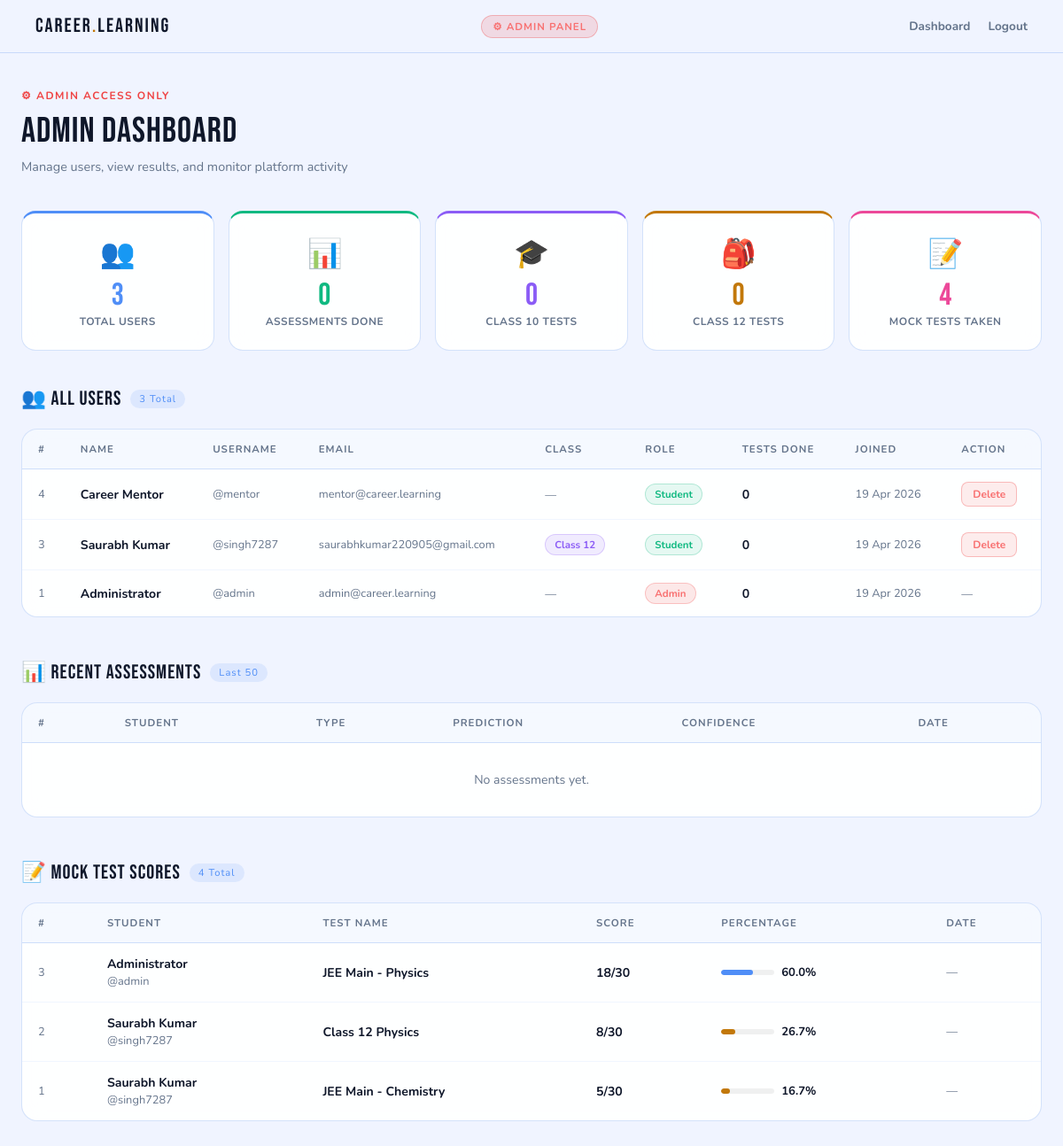
The page /admin (signed in) on the database its author committed.
### tables this page shows
CREATE TABLE users (
        id            INTEGER PRIMARY KEY AUTOINCREMENT,
        fullname      TEXT    NOT NULL,
        username      TEXT    UNIQUE NOT NULL,
        email         TEXT    UNIQUE NOT NULL,
        password      TEXT    NOT NULL,
        student_class TEXT,
        is_admin      INTEGER DEFAULT 0,
        is_mentor     INTEGER DEFAULT 0,
        created_at    TIMESTAMP DEFAULT CURRENT_TIMESTAMP
    , phone TEXT);

CREATE TABLE test_attempts (
        id                  INTEGER PRIMARY KEY AUTOINCREMENT,
        user_id             INTEGER NOT NULL,
        mock_test_id        INTEGER NOT NULL,
        score               INTEGER,
        total_questions     INTEGER,
        percentage          REAL,
        answers_json        TEXT,
        attempted_at        TIMESTAMP DEFAULT CURRENT_TIMESTAMP,
        FOREIGN KEY(user_id) REFERENCES users(id) ON DELETE CASCADE,
        FOREIGN KEY(mock_test_id) REFERENCES mock_tests(id) ON DELETE CASCADE
    );

CREATE TABLE mock_tests (
        id                  INTEGER PRIMARY KEY AUTOINCREMENT,
        title               TEXT NOT NULL,
        description         TEXT,
        subject             TEXT NOT NULL,
        exam_type           TEXT,
        total_questions     INTEGER NOT NULL,
        duration            INTEGER,
        difficulty_level    TEXT DEFAULT 'Medium',
        created_at          TIMESTAMP DEFAULT CURRENT_TIMESTAMP
    );

### admin.py (the view)
@admin.route('/admin')
@admin_required
def admin_panel():
    conn = get_db()
    users_raw = conn.execute("""
        SELECT u.*, COUNT(r.id) as result_count
        FROM users u
        LEFT JOIN results r ON r.user_id = u.id
        GROUP BY u.id
        ORDER BY u.created_at DESC
    """).fetchall()
    results_raw = conn.execute("""
        SELECT r.*, u.fullname, u.username
        FROM results r
        JOIN users u ON u.id = r.user_id
        ORDER BY r.created_at DESC
        LIMIT 50
    """).fetchall()
    test_attempts_raw = conn.execute("""
        SELECT ta.*, u.fullname, u.username, mt.title as test_title
        FROM test_attempts ta
        JOIN users u ON u.id = ta.user_id
        JOIN mock_tests mt ON mt.id = ta.mock_test_id
        ORDER BY ta.attempted_at DESC
        LIMIT 50
    """).fetchall()
    total_users   = conn.execute("SELECT COUNT(*) FROM users").fetchone()[0]
    total_results = conn.execute("SELECT COUNT(*) FROM results").fetchone()[0]
    total_tests   = conn.execute("SELECT COUNT(*) FROM test_attempts").fetchone()[0]
    tenth_count   = conn.execute("SELECT COUNT(*) FROM results WHERE result_type='10th'").fetchone()[0]
    twelfth_count = conn.execute("SELECT COUNT(*) FROM results WHERE result_type='12th'").fetchone()[0]
    top_raw = conn.execute("""
        SELECT prediction, COUNT(*) as cnt FROM results
        GROUP BY prediction ORDER BY cnt DESC LIMIT 6
    """).fetchall()
    top_predictions = [(r['prediction'], r['cnt']) for r in top_raw]
    users = []
    for u in users_raw:
        u = dict(u)
        if isinstance(u.get('created_at'), str):
            try:    u['created_at'] = datetime.strptime(u['created_at'], '%Y-%m-%d %H:%M:%S')
            except: u['created_at'] = None
        users.append(type('User', (), u)())
    results = []
    for r in results_raw:
        r = dict(r)
        if isinstance(r.get('created_at'), str):
            try:    r['created_at'] = datetime.strptime(r['created_at'], '%Y-%m-%d %H:%M:%S')
            except: r['created_at'] = None
        results.append(type('Result', (), r)())
    test_attempts = []
    for ta in test_attempts_raw:
        ta = dict(ta)
        if isinstance(ta.get('attempted_at'), str):
            try:    ta['attempted_at'] = datetime.strptime(ta['attempted_at'], '%Y-%m-%d %H:%M:%S')
            except: ta['attempted_at'] = None
        test_attempts.append(type('TestAttempt', (), ta)())
    conn.close()
    return render_template('admin.html',
        users=users, results=results, test_attempts=test_attempts,
        total_users=total_users, total_results=total_results, total_tests=total_tests,
        tenth_count=tenth_count, twelfth_count=twelfth_count,
        top_predictions=top_predictions
    )

### database.py (called while the page is built)
def get_db():
    conn = sqlite3.connect(DB_PATH)
    conn.row_factory = sqlite3.Row
    return conn

### templates/admin.html (shortened to what this page needs)
<!DOCTYPE html>
<html lang="en">
<head>
</head>
<body>
  <nav>
    <a class="logo" href="/">Career<span>.</span>learning</a>
    <span class="admin-badge">⚙ ADMIN PANEL</span>
    <div class="nav-right">
      <a href="/dashboard">Dashboard</a>
      <a href="/logout">Logout</a>
    </div>
  </nav>
  <main>
    <div class="page-head">
      <div class="page-tag">⚙ Admin Access Only</div>
      <div class="page-title">ADMIN DASHBOARD</div>
      <div class="page-sub">Manage users, view results, and monitor platform activity</div>
    </div>
    <div class="stats-grid">
      <div class="stat-card s1">
        <div class="stat-icon">👥</div>
        <div class="stat-num" style="color:var(--primary)">{{ total_users }}</div>
        <div class="stat-label">Total Users</div>
      </div>
      <div class="stat-card s2">
        <div class="stat-icon">📊</div>
        <div class="stat-num" style="color:var(--green)">{{ total_results }}</div>
        <div class="stat-label">Assessments Done</div>
      </div>
      <div class="stat-card s3">
        <div class="stat-icon">🎓</div>
        <div class="stat-num" style="color:var(--violet)">{{ tenth_count }}</div>
        <div class="stat-label">Class 10 Tests</div>
      </div>
      <div class="stat-card s4">
        <div class="stat-icon">🎒</div>
        <div class="stat-num" style="color:var(--gold)">{{ twelfth_count }}</div>
        <div class="stat-label">Class 12 Tests</div>
      </div>
      <div class="stat-card s5">
        <div class="stat-icon">📝</div>
        <div class="stat-num" style="color:var(--pink)">{{ total_tests }}</div>
        <div class="stat-label">Mock Tests Taken</div>
      </div>
    </div>
    <div class="section">
      <div class="section-title">👥 All Users <span class="badge">{{ total_users }} Total</span></div>
      <div class="table-wrap">
        <table>
          <thead>
            <tr>
              <th>#</th>
              <th>Name</th>
              <th>Username</th>
              <th>Email</th>
              <th>Class</th>
              <th>Role</th>
              <th>Tests Done</th>
              <th>Joined</th>
              <th>Action</th>
            </tr>
          </thead>
          <tbody>
            {% for user in users %}
            <tr>
              <td class="td-muted">{{ user.id }}</td>
              <td><strong>{{ user.fullname }}</strong></td>
              <td class="td-muted">@{{ user.username }}</td>
              <td class="td-muted">{{ user.email }}</td>
              <td>
                {% if user.student_class %}
                  <span class="chip chip-{{ user.student_class }}">Class {{ user.student_class }}</span>
                {% else %}
                  <span class="td-muted">—</span>
                {% endif %}
              </td>
              <td>
                {% if user.is_admin %}
                  <span class="chip chip-admin">Admin</span>
                {% else %}
                  <span class="chip chip-user">Student</span>
                {% endif %}
              </td>
              <td><strong>{{ user.result_count }}</strong></td>
              <td class="td-muted">{{ user.created_at.strftime('%d %b %Y') if user.created_at else '—' }}</td>
              <td>
                {% if not user.is_admin %}
                <form action="/admin/delete-user/{{ user.id }}" method="POST"
                      onsubmit="return confirm('Delete {{ user.fullname }}? This cannot be undone.')">
                  <button type="submit" class="btn-del">Delete</button>
                </form>
                {% else %}
                  <span class="td-muted">—</span>
                {% endif %}
              </td>
            </tr>
            {% else %}
            <tr><td colspan="9" style="text-align:center;color:var(--muted);padding:32px">No users yet.</td></tr>
            {% endfor %}
          </tbody>
        </table>
      </div>
    </div>
    <div class="section">
      <div class="section-title">📊 Recent Assessments <span class="badge">Last 50</span></div>
      <div class="table-wrap">
        <table>
          <thead>
            <tr>
              <th>#</th>
              <th>Student</th>
              <th>Type</th>
              <th>Prediction</th>
              <th>Confidence</th>
              <th>Date</th>
            </tr>
          </thead>
          <tbody>
            {% for r in results %}
            <tr>
              <td class="td-muted">{{ r.id }}</td>
              <td>
                <strong>{{ r.fullname }}</strong><br>
                <span class="td-muted">@{{ r.username }}</span>
              </td>
              <td>
                <span class="chip chip-{{ r.result_type.replace('th','') }}">
                  Class {{ r.result_type }}
                </span>
              </td>
              <td><strong>{{ r.prediction }}</strong></td>
              <td>
                <div class="conf-bar">
                  <div class="conf-track">
                    <div class="conf-fill" style="width:{{ r.confidence }}%;background:{% if r.confidence >= 75 %}var(--green){% elif r.confidence >= 55 %}var(--primary){% else %}var(--gold){% endif %}"></div>
                  </div>
                  <span style="font-size:0.82rem;font-weight:700">{{ r.confidence }}%</span>
                </div>
              </td>
              <td class="td-muted">{{ r.created_at.strftime('%d %b %Y, %H:%M') if r.created_at else '—' }}</td>
            </tr>
            {% else %}
            <tr><td colspan="6" style="text-align:center;color:var(--muted);padding:32px">No assessments yet.</td></tr>
            {% endfor %}
          </tbody>
        </table>
      </div>
    </div>
    {% if test_attempts %}
    <div class="section">
      <div class="section-title">📝 Mock Test Scores <span class="badge">{{ total_tests }} Total</span></div>
      <div class="table-wrap">
        <table>
          <thead>
            <tr>
              <th>#</th>
              <th>Student</th>
              <th>Test Name</th>
              <th>Score</th>
              <th>Percentage</th>
              <th>Date</th>
            </tr>
          </thead>
          <tbody>
            {% for ta in test_attempts %}
            <tr>
              <td class="td-muted">{{ ta.id }}</td>
              <td>
                <strong>{{ ta.fullname }}</strong><br>
                <span class="td-muted">@{{ ta.username }}</span>
              </td>
              <td><strong>{{ ta.test_title }}</strong></td>
              <td><strong>{{ ta.score }}/{{ ta.total_questions }}</strong></td>
              <td>
                <div style="display:flex;align-items:center;gap:8px">
                  <div style="width:60px;height:6px;background:rgba(0,0,0,0.06);border-radius:6px;overflow:hidden">
                    <div style="height:100%;border-radius:6px;width:{{ ta.percentage }}%;background:{% if ta.percentage >= 75 %}var(--green){% elif ta.percentage >= 55 %}var(--primary){% else %}var(--gold){% endif %}"></div>
                  </div>
                  <span style="font-size:0.82rem;font-weight:700">{{ "%.1f"|format(ta.percentage) }}%</span>
                </div>
              </td>
              <td class="td-muted">{{ ta.attempted_at.strftime('%d %b %Y, %H:%M') if ta.attempted_at else '—' }}</td>
            </tr>
            {% endfor %}
          </tbody>
        </table>
      </div>
    </div>
    {% endif %}
  </main>
</body>
</html>

### templates/admin.html (style rules this page uses)
:root { --bg:#f0f4ff; --card: rgba(255,255,255,0.92); --primary:#4f8ef7; --violet:#8b5cf6; --gold:#c2780a; --green:#10b981; --pink:#ec4899; --red:#ef4444; --text:#0f172a; --muted:#64748b; --border:rgba(59,125,232,0.22); }
*,*::before,*::after { margin:0;padding:0;box-sizing:border-box; }
body { background:var(--bg);color:var(--text);font-family:'Nunito',sans-serif;min-height:100vh; }
nav { position:sticky;top:0;z-index:100;display:flex;justify-content:space-between;align-items:center;padding:16px 40px;background:rgba(240,244,255,0.97);backdrop-filter:blur(16px);border-bottom:1px solid var(--border); }
.logo { font-family:'Bebas Neue',sans-serif;font-size:1.4rem;letter-spacing:2px;color:var(--text);text-decoration:none; }
.logo span { color:var(--gold); }
.admin-badge { background:rgba(239,68,68,0.15);border:1px solid rgba(239,68,68,0.3);color:#f87171;padding:4px 12px;border-radius:50px;font-size:0.72rem;font-weight:700;letter-spacing:1px; }
.nav-right { display:flex;align-items:center;gap:20px; }
.nav-right a { color:var(--muted);text-decoration:none;font-size:0.85rem;font-weight:700;transition:color .3s; }
main { max-width:1200px;margin:0 auto;padding:40px 24px 80px; }
.page-head { margin-bottom:40px; }
.page-tag { font-size:0.75rem;font-weight:700;letter-spacing:1.5px;text-transform:uppercase;color:var(--red);margin-bottom:8px; }
.page-title { font-family:'Bebas Neue',sans-serif;font-size:2.5rem;letter-spacing:1px; }
.page-sub { color:var(--muted);font-size:0.9rem;margin-top:6px; }
.stats-grid { display:grid;grid-template-columns:repeat(5,1fr);gap:16px;margin-bottom:40px; }
.stat-card { background:var(--card);border:1px solid var(--border);border-radius:16px;padding:24px;backdrop-filter:blur(12px);text-align:center; }
.stat-icon { font-size:2rem;margin-bottom:8px; }
.stat-num { font-family:'Bebas Neue',sans-serif;font-size:2.2rem;line-height:1;margin-bottom:4px; }
.stat-label { font-size:0.75rem;color:var(--muted);font-weight:700;letter-spacing:0.5px;text-transform:uppercase; }
.stat-card.s1 { border-top:3px solid var(--primary); }
.stat-card.s2 { border-top:3px solid var(--green); }
.stat-card.s3 { border-top:3px solid var(--violet); }
.stat-card.s4 { border-top:3px solid var(--gold); }
.stat-card.s5 { border-top:3px solid var(--pink); }
.section { margin-bottom:48px; }
.section-title { font-family:'Bebas Neue',sans-serif;font-size:1.4rem;letter-spacing:1px;margin-bottom:20px;display:flex;align-items:center;gap:10px; }
.section-title .badge { font-size:0.7rem;font-family:'Nunito',sans-serif;background:rgba(79,142,247,0.12);color:var(--primary);padding:3px 10px;border-radius:50px;letter-spacing:1px; }
.table-wrap { background:var(--card);border:1px solid var(--border);border-radius:18px;overflow:hidden;backdrop-filter:blur(12px); }
table { width:100%;border-collapse:collapse; }
thead tr { border-bottom:1px solid var(--border);background:rgba(79,142,247,0.05); }
th { padding:14px 18px;text-align:left;font-size:0.72rem;font-weight:700;letter-spacing:1px;text-transform:uppercase;color:var(--muted); }
tbody tr { border-bottom:1px solid rgba(79,142,247,0.08);transition:background .2s; }
tbody tr:last-child { border-bottom:none; }
td { padding:14px 18px;font-size:0.88rem;vertical-align:middle; }
.td-muted { color:var(--muted);font-size:0.8rem; }
.chip { display:inline-flex;padding:3px 10px;border-radius:50px;font-size:0.72rem;font-weight:700; }
.chip-12 { background:rgba(139,92,246,0.12);color:var(--violet);border:1px solid rgba(139,92,246,0.25); }
.chip-admin { background:rgba(239,68,68,0.12);color:#f87171;border:1px solid rgba(239,68,68,0.25); }
.chip-user { background:rgba(16,185,129,0.1);color:var(--green);border:1px solid rgba(16,185,129,0.25); }
.btn-del { padding:5px 12px;background:rgba(239,68,68,0.1);border:1px solid rgba(239,68,68,0.3);color:#f87171;border-radius:8px;font-size:0.75rem;font-weight:700;cursor:pointer;font-family:'Nunito',sans-serif;transition:all .2s; }

### rows shown on the page
users: id "4", fullname "Career Mentor", username "mentor", email "mentor@career.learning", shows "Student", result_count "0", created_at "19 Apr 2026"
users: id "3", fullname "Saurabh Kumar", username "singh7287", email "saurabhkumar220905@gmail.com", student_class "12", shows "Student", result_count "0", created_at "19 Apr 2026"
users: fullname "Administrator", username "admin", email "admin@career.learning"
test_attempts: id "3", fullname "Administrator", username "admin", test_title "JEE Main - Physics", score "18", total_questions "30", percentage "60.0", attempted_at "—"
test_attempts: id "2", fullname "Saurabh Kumar", username "singh7287", test_title "Class 12 Physics", score "8", total_questions "30", percentage "26.7", attempted_at "—"
test_attempts: id "1", fullname "Saurabh Kumar", username "singh7287", test_title "JEE Main - Chemistry", score "5", total_questions "30", percentage "16.7", attempted_at "—"

### other values the page prints
{{ total_users }} "3"
{{ total_results }} "0"
{{ tenth_count }} "0"
{{ twelfth_count }} "0"
{{ total_tests }} "4"
{{ user.id }} "1"
{{ user.result_count }} "0"
{{ user.created_at.strftime('%d %b %Y') if user.created_at else '—' }} "19 Apr 2026"
